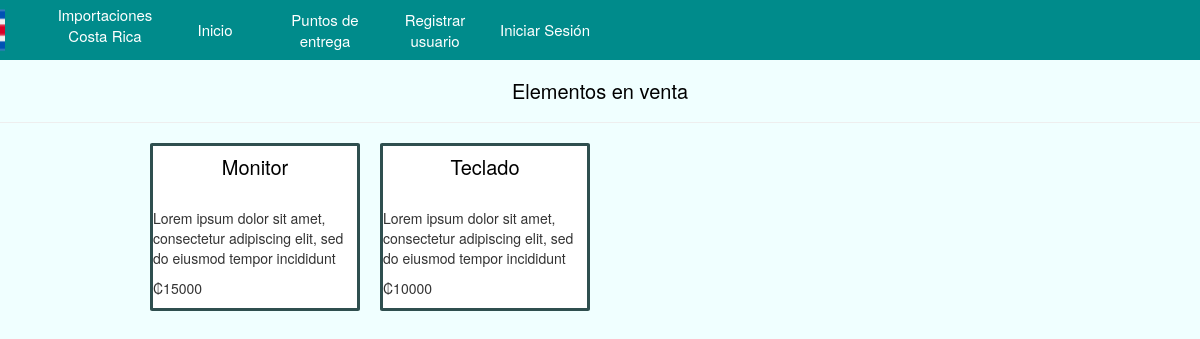
The page / on the database its author committed.
### tables this page shows
create table articulos(
id int not null auto_increment,
nombre varchar(25) not null,
descripcion varchar(300) not null,
precio varchar(300) not null,
imagen varchar(500) not null,
primary key(id));

### Entities/Articulo.php (called while the page is built, shortened)
<?php
function muestraArticulos(){
$conexion = Conecta();
if (mysqli_set_charset($conexion, "utf8")){
    $resultado = $conexion->query("select id, nombre, descripcion, precio, imagen from articulos");
}
return $resultado;
}
?>

### index.php (the view, shortened to what this page needs)
<!DOCTYPE html>
<html lang="en">
<head>
</head>
<body>
<?php
include_once 'Include\navbar.php';
?>
<h1>Elementos en venta </h1>
<hr>
<div class="gridcontainer-Items">
<?php
include_once 'Entities\Articulo.php';
$selectArticulos = muestraArticulos();
while ($mostrar = mysqli_fetch_array($selectArticulos)){
echo "<form action='PHP\procesarArticuloCarrito.php' method='POST'>";
echo "<div class='card cardItem'>";
echo "<h5 class='card-title'>$mostrar[nombre] </h5>";
echo  "<div class='card-body'>";
echo  "<p class='card-text'>$mostrar[descripcion]</p>";
echo  "<p class='card-text'>$mostrar[precio]</p>";
echo  "</div>";
echo  "</div>";
echo "</form>";
}
?>
</div>
</body>
</html>

### Style/style.css (style rules this page uses)
body { background-color: azure; }
h1 { text-align: center; color: black; font-size: 20px; }
.card { background-color: white; justify-content: center; width: 230px; border-radius: 1%; border-style: solid; border-color: darkslategray; }
.card-title { text-align: center; color: black; font-size: 20px; }
.gridcontainer-Items { justify-content: center; display: grid; grid-template-columns: 210px 210px 210px 210px ; column-gap: 20px; }
.card.cardItem { background-color: white; align-items: center; justify-content: center; width: 210px; border-radius: 1%; border-style: solid; border-color: darkslategray; }

### rows shown on the page
articulos: nombre "Monitor", descripcion "Lorem ipsum dolor sit amet, consectetur adipiscing elit, sed do eiusmod tempor incididunt", precio "₡15000"
articulos: nombre "Teclado", descripcion "Lorem ipsum dolor sit amet, consectetur adipiscing elit, sed do eiusmod tempor incididunt", precio "₡10000"
